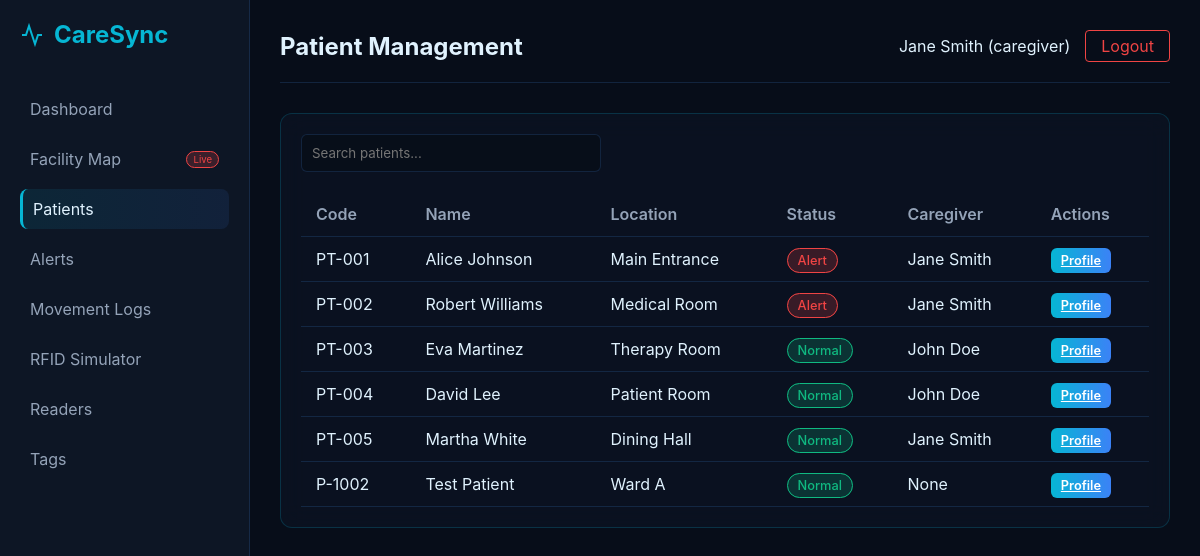
The app's page /patients/ (signed in) with its own data.
### tables this page shows
CREATE TABLE users (
    id INTEGER PRIMARY KEY AUTOINCREMENT,
    username TEXT UNIQUE NOT NULL,
    email TEXT UNIQUE NOT NULL,
    password_hash TEXT NOT NULL,
    role TEXT NOT NULL,
    full_name TEXT NOT NULL,
    phone TEXT
);

CREATE TABLE patients (
    id INTEGER PRIMARY KEY AUTOINCREMENT,
    patient_code TEXT UNIQUE NOT NULL,
    name TEXT NOT NULL,
    age INTEGER,
    gender TEXT,
    medical_condition TEXT,
    rfid_tag_id TEXT,
    assigned_caregiver_id INTEGER,
    current_location TEXT,
    room_number TEXT,
    status TEXT NOT NULL DEFAULT 'Normal',
    emergency_contact TEXT,
    notes TEXT,
    last_seen DATETIME,
    FOREIGN KEY(rfid_tag_id) REFERENCES rfid_tags(tag_id),
    FOREIGN KEY(assigned_caregiver_id) REFERENCES users(id)
);

### routes/patient_routes.py (the view)
@patient_bp.route('/')
@login_required
def list_patients():
    patients = query_db("""
        SELECT p.*, t.tag_label, u.full_name as caregiver_name
        FROM patients p
        LEFT JOIN rfid_tags t ON p.rfid_tag_id = t.tag_id
        LEFT JOIN users u ON p.assigned_caregiver_id = u.id
    """)
    return render_template('patients/list.html', patients=patients)

### database/db.py (called while the page is built)
def get_db():
    db = getattr(g, '_database', None)
    if db is None:
        db = g._database = sqlite3.connect(DATABASE)
        db.row_factory = sqlite3.Row
    return db

def close_connection(exception):
    db = getattr(g, '_database', None)
    if db is not None:
        db.close()

def query_db(query, args=(), one=False):
    cur = get_db().execute(query, args)
    rv = cur.fetchall()
    cur.close()
    return (rv[0] if rv else None) if one else rv

### routes/auth_routes.py (called while the page is built)
def login_required(f):
    @wraps(f)
    def decorated_function(*args, **kwargs):
        if 'user_id' not in session:
            return redirect(url_for('auth.login', next=request.url))
        return f(*args, **kwargs)
    return decorated_function

### templates/patients/list.html (shortened to what this page needs)
{% extends 'base.html' %}
{% block page_title %}Patient Management{% endblock %}
{% block content %}
<div class="card">
    <div style="display: flex; justify-content: space-between; align-items: center; margin-bottom: 20px;">
        <input type="text" id="search" class="form-control" placeholder="Search patients..." style="width: 300px;">
    </div>
    <table id="patients-table">
        <thead>
            <tr>
                <th>Code</th>
                <th>Name</th>
                <th>Location</th>
                <th>Status</th>
                <th>Caregiver</th>
                <th>Actions</th>
            </tr>
        </thead>
        <tbody>
            {% for p in patients %}
            <tr>
                <td>{{ p.patient_code }}</td>
                <td>{{ p.name }}</td>
                <td>{{ p.current_location or 'Unknown' }}</td>
                <td>
                    {% if p.status == 'Normal' %}
                        <span class="badge green">Normal</span>
                    {% elif p.status == 'Attention Required' %}
                        <span class="badge amber">Attention Required</span>
                    {% else %}
                        <span class="badge red">Alert</span>
                    {% endif %}
                </td>
                <td>{{ p.caregiver_name }}</td>
                <td>
                    <a href="{{ url_for('patient.view_profile', id=p.id) }}" class="btn btn-primary" style="padding: 5px 10px; font-size: 0.8rem;">Profile</a>
                </td>
            </tr>
            {% endfor %}
        </tbody>
    </table>
</div>
{% endblock %}

### templates/base.html (shortened to what this page needs)
<!DOCTYPE html>
<html lang="en">
<head>
    <link rel="stylesheet" href="{{ url_for('static', filename='css/style.css') }}">
</head>
<body>
    {% if session.get('user_id') %}
    <nav class="sidebar">
        <div class="logo">
            <svg width="24" height="24" viewBox="0 0 24 24" fill="none" stroke="currentColor" stroke-width="2"><path d="M22 12h-4l-3 9L9 3l-3 9H2"/></svg>
            CareSync
        </div>
        <ul class="nav-links">
            <li><a href="{{ url_for('dashboard.index') }}" {% if request.endpoint == 'dashboard.index' %}class="active"{% endif %}>Dashboard</a></li>
            <li>
                <a href="{{ url_for('map.facility_map') }}" {% if request.endpoint == 'map.facility_map' %}class="active"{% endif %}>
                    Facility Map <span class="live-badge">Live</span>
                </a>
            </li>
            <li><a href="{{ url_for('patient.list_patients') }}" {% if request.endpoint and request.endpoint.startswith('patient') %}class="active"{% endif %}>Patients</a></li>
            <li><a href="{{ url_for('alert.list_alerts') }}" {% if request.endpoint and request.endpoint.startswith('alert') %}class="active"{% endif %}>Alerts</a></li>
            <li><a href="{{ url_for('log.list_logs') }}" {% if request.endpoint and request.endpoint.startswith('log') %}class="active"{% endif %}>Movement Logs</a></li>
            <li><a href="{{ url_for('rfid.simulator') }}" {% if request.endpoint == 'rfid.simulator' %}class="active"{% endif %}>RFID Simulator</a></li>
            <li><a href="{{ url_for('rfid.list_readers') }}" {% if request.endpoint == 'rfid.list_readers' %}class="active"{% endif %}>Readers</a></li>
            <li><a href="{{ url_for('rfid.list_tags') }}" {% if request.endpoint == 'rfid.list_tags' %}class="active"{% endif %}>Tags</a></li>
        </ul>
    </nav>
    <main class="main-content">
        <header class="header">
            <h2>{% block page_title %}{% endblock %}</h2>
            <div class="user-info">
                <span>{{ session.get('full_name') }} ({{ session.get('role') }})</span>
                <a href="{{ url_for('auth.logout') }}" class="btn-logout">Logout</a>
            </div>
        </header>
        {% block content %}{% endblock %}
    </main>
    {% else %}
        {% block no_auth_content %}{% endblock %}
    {% endif %}
</body>
</html>

### static/css/style.css (style rules this page uses)
:root { --bg-dark: #070d19; --bg-card: rgba(16, 26, 43, 0.7); --border-color: rgba(43, 90, 150, 0.3); --text-primary: #e0f2fe; --text-secondary: #94a3b8; --accent-cyan: #06b6d4; --accent-blue: #3b82f6; --status-green: #10b981; --status-amber: #f59e0b; --status-red: #ef4444; --glass-bg: rgba(16, 26, 43, 0.4); --glass-border: rgba(6, 182, 212, 0.2); --glass-blur: blur(12px); }
* { box-sizing: border-box; margin: 0; padding: 0; font-family: 'Inter', 'Segoe UI', Tahoma, Geneva, Verdana, sans-serif; }
body { background-color: var(--bg-dark); color: var(--text-primary); display: flex; min-height: 100vh; }
.sidebar { width: 250px; background-color: var(--bg-card); border-right: 1px solid var(--border-color); padding: 20px; display: flex; flex-direction: column; }
.sidebar .logo { font-size: 1.5rem; font-weight: bold; margin-bottom: 40px; color: var(--accent-cyan); display: flex; align-items: center; gap: 10px; }
.sidebar .nav-links { list-style: none; flex-grow: 1; }
.sidebar .nav-links li { margin-bottom: 10px; }
.sidebar .nav-links a { text-decoration: none; color: var(--text-secondary); display: flex; align-items: center; padding: 10px; border-radius: 8px; transition: all 0.3s ease; }
.sidebar .nav-links a:hover, .sidebar .nav-links a.active { background: linear-gradient(90deg, rgba(6,182,212,0.1) 0%, rgba(59,130,246,0.1) 100%); color: var(--text-primary); border-left: 3px solid var(--accent-cyan); }
.live-badge { background: rgba(239, 68, 68, 0.2); color: var(--status-red); border: 1px solid var(--status-red); font-size: 0.6rem; padding: 2px 6px; border-radius: 10px; margin-left: auto; animation: pulse 2s infinite; }
.main-content { flex-grow: 1; padding: 30px; overflow-y: auto; height: 100vh; }
.header { display: flex; justify-content: space-between; align-items: center; margin-bottom: 30px; border-bottom: 1px solid var(--border-color); padding-bottom: 20px; }
.user-info { display: flex; align-items: center; gap: 15px; }
.btn-logout { text-decoration: none; color: var(--status-red); border: 1px solid var(--status-red); padding: 5px 15px; border-radius: 4px; transition: 0.3s; }
.card { background: var(--glass-bg); backdrop-filter: var(--glass-blur); border: 1px solid var(--glass-border); border-radius: 12px; padding: 20px; margin-bottom: 20px; }
.badge { padding: 4px 10px; border-radius: 20px; font-size: 0.8rem; font-weight: 500; }
.badge.green { background: rgba(16, 185, 129, 0.2); color: var(--status-green); border: 1px solid var(--status-green); }
.badge.red { background: rgba(239, 68, 68, 0.2); color: var(--status-red); border: 1px solid var(--status-red); }
table { width: 100%; border-collapse: collapse; }
th, td { padding: 12px 15px; text-align: left; border-bottom: 1px solid var(--border-color); }
th { color: var(--text-secondary); font-weight: 600; }
.form-control { width: 100%; padding: 10px; background: rgba(0,0,0,0.2); border: 1px solid var(--border-color); border-radius: 6px; color: var(--text-primary); }
.btn { padding: 10px 20px; border: none; border-radius: 6px; cursor: pointer; font-weight: 600; transition: 0.3s; }
.btn-primary { background: linear-gradient(90deg, var(--accent-cyan), var(--accent-blue)); color: white; }

### records on screen
users: get "Jane Smith"
patients: patient_code "PT-001", name "Alice Johnson", current_location "Main Entrance", status "Alert", caregiver_name "Jane Smith"
patients: patient_code "PT-002", name "Robert Williams", current_location "Medical Room", status "Alert", caregiver_name "Jane Smith"
patients: patient_code "PT-003", name "Eva Martinez", current_location "Therapy Room", status "Normal", caregiver_name "John Doe"
patients: patient_code "PT-004", name "David Lee", current_location "Patient Room", status "Normal", caregiver_name "John Doe"
patients: patient_code "PT-005", name "Martha White", current_location "Dining Hall", status "Normal", caregiver_name "Jane Smith"
patients: patient_code "P-1002", name "Test Patient", current_location "Ward A", status "Normal", caregiver_name "None"

### other values on screen
{{ session.get('role') }} "caregiver"
